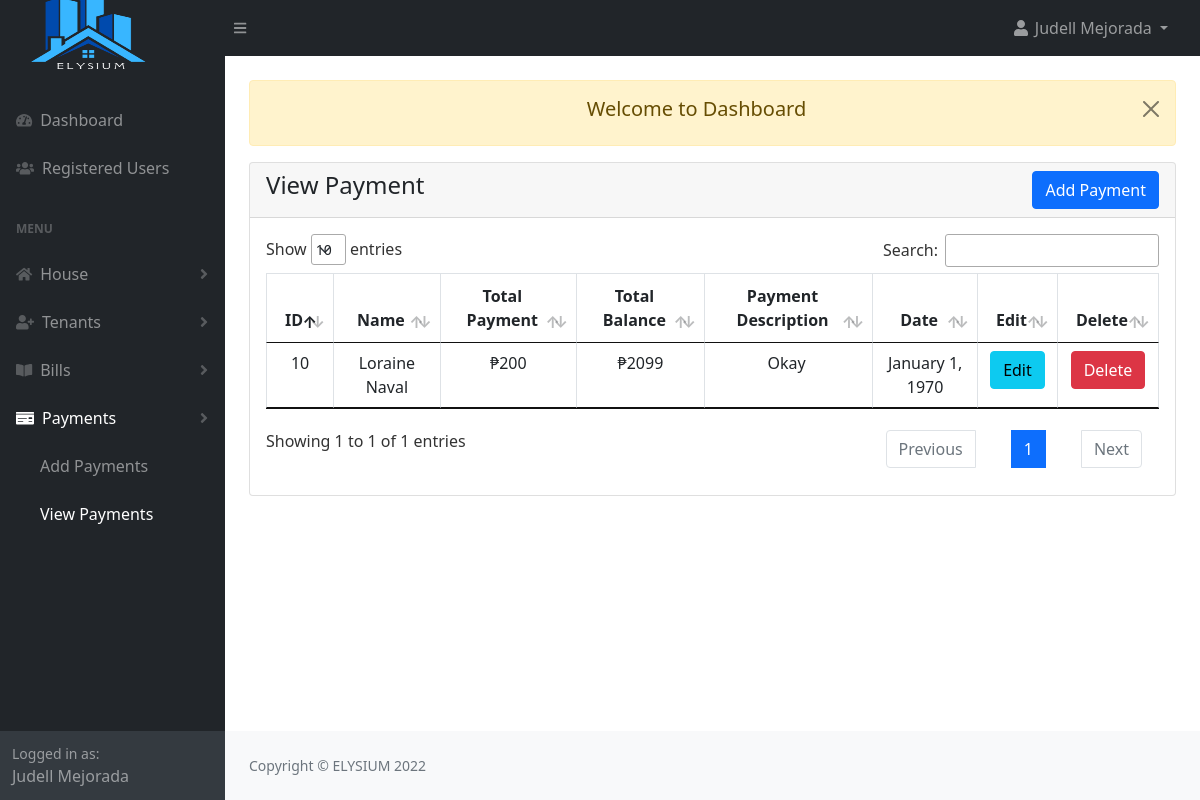
/admin/payment_view.php (signed in), run on the app's committed database.
### tables this page shows
CREATE TABLE `payments` (
  `payment_id` int(11) NOT NULL,
  `bill_id` int(20) NOT NULL,
  `payment_total` int(200) NOT NULL,
  `payment_desc` text NOT NULL,
  `payment_date` date NOT NULL,
  `payment_status` tinyint(1) NOT NULL,
  `created_at` timestamp NOT NULL DEFAULT current_timestamp()
);

CREATE TABLE `bills` (
  `bill_id` int(20) NOT NULL,
  `tenant_id` int(20) NOT NULL,
  `house_rent_pay` int(200) NOT NULL,
  `electric_bill` int(200) NOT NULL,
  `water_bill` int(200) NOT NULL,
  `other_bill` int(200) NOT NULL,
  `bill_desc` text DEFAULT NULL,
  `bill_status` tinyint(1) NOT NULL DEFAULT 0,
  `due_date` date NOT NULL,
  `bill_total` int(200) NOT NULL,
  `created_at` timestamp NOT NULL DEFAULT current_timestamp()
);

### admin/payment_view.php (the view, shortened to what this page needs)
<?php
include("authentication.php");
include("includes/header.php");
?>
<div class="container-fluid px-4">
    <div class="row mt-4">
        <div class="col-md-12">
			<?php include('message.php'); ?>
            <div class="card">
                <div class="card-header">
                    <h4>View Payment
                        <a href="payment_add.php" class="btn btn-primary float-end">Add Payment</a>
                    </h4>
                </div>
                <div class="card-body">
                <div class="table-responsive">
                    <table id="myDataTable" class="table table-bordered table-stripe">
                        <thead>
                            <tr>
                                <th class="text-center">ID</th>
                                <th class="text-center">Name</th>
                                <th class="text-center">Total Payment</th>
                                <th class="text-center">Total Balance</th>
                                <th class="text-center">Payment Description</th>
                                <th class="text-center">Date</th>
                                <th class="text-center">Edit</th>
                                <th class="text-center">Delete</th>
                            </tr>
                        </thead>
                        <tbody>
                            <?php
                                $payment = "SELECT p.*, concat(u.fname,' ',u.lname) AS name, b.bill_total,
                                            DATE_FORMAT(p.payment_date, '%M %e, %Y') AS pay
                                            FROM payments p
                                            INNER JOIN bills b
                                            INNER JOIN tenant t
                                            INNER JOIN users u
                                            ON p.bill_id = b.bill_id AND b.tenant_id = t.tenant_id AND t.users_id = u.id
                                            WHERE payment_status != '2'";
                                $payment_run = mysqli_query($con,$payment);
                                $row = mysqli_fetch_array($payment_run);
                                if(mysqli_num_rows($payment_run) > 0 )
                                {
                                    $balance = $row['bill_total'] - $row['payment_total'];
                                    foreach($payment_run as $pay)
                                    {
                                        ?>
                                        <tr>
                                            <td class="text-center"><?= $pay['payment_id'] ?></td>
                                            <td class="text-center"><?= $pay['name'] ?></td>
                                            <td class="text-center"><?= '₱'.$pay['payment_total'] ?></td>
                                            <td class="text-center"><?php echo '₱'.$balance ?></td>
                                            <td class="text-center"><?= $pay['payment_desc'] ?></td>
                                            <td class="text-center"><?= $pay['pay'] ?></td>
                                            <td class="text-center">
                                                <a href="payment_edit.php?id=<?=$pay['payment_id']?>" class="btn btn-info">Edit</a>
                                            </td>
                                            <td class="text-center">
                                                <a href="javascript:void(0)" class="delete_payment btn btn-danger">Delete</a>
                                            </td>
                                        </tr>
                                        <?php
                                    }
                                }
                                else
                                {
                                    ?>
                                    <tr>
                                            <td colspan="6"> No Record Found</td>
                                    </tr>
                                    <?php
                                }
                            ?>
                        </tbody>
                    </table>
                </div>
                </div>
            </div>
        </div>
    </div>
</div>
<?php
include("includes/footer.php");
include("includes/scripts.php");
?>

### data on the page
payments: payment_id "10", name "Loraine Naval", payment_total "200", balance "2099", payment_desc "Okay", pay "January 1, 1970"

### other printed values
$_SESSION['auth_user']['user_name'] "Judell Mejorada"
$_SESSION['message'] "Welcome to Dashboard"
